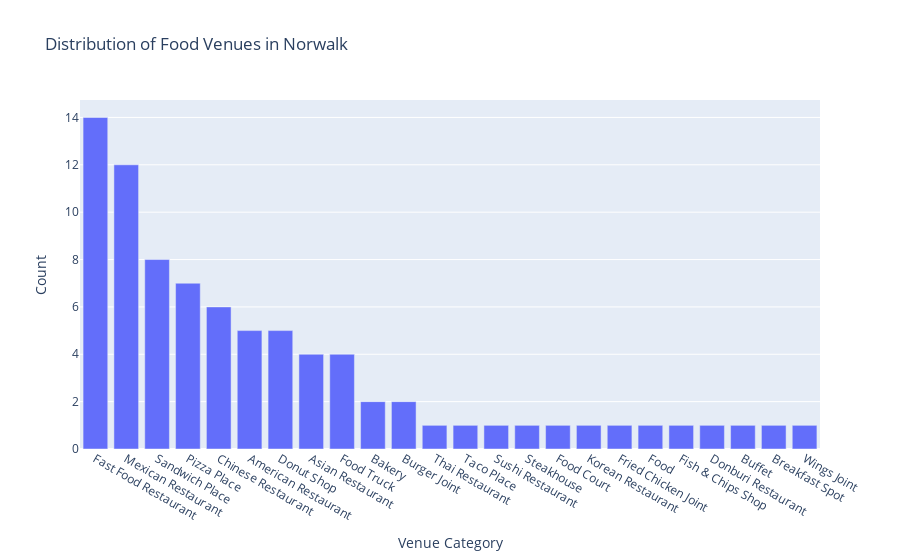

Source (notebook cell):
### Code cell
import plotly.express as px
fig = px.bar(df_sorted, x="Venue Category", y="Count", title='Distribution of Food Venues in Norwalk')
fig.show()

### Figure 1 — Plotly figure (JSON) as saved in the notebook; plotly's stock layout.template omitted (floating-point values rounded to 4 significant figures)
{"data": [{"alignmentgroup": "True", "hovertemplate": "Venue Category=%{x}<br>Count=%{y}<extra></extra>", "legendgroup": "", "marker": {"color": "#636efa"}, "name": "", "offsetgroup": "", "orientation": "v", "showlegend": false, "textposition": "auto", "type": "bar", "x": ["Fast Food Restaurant", "Mexican Restaurant", "Sandwich Place", "Pizza Place", "Chinese Restaurant", "American Restaurant", "Donut Shop", "Asian Restaurant", "Food Truck", "Bakery", "Burger Joint", "Thai Restaurant", "Taco Place", "Sushi Restaurant", "Steakhouse", "Food Court", "Korean Restaurant", "Fried Chicken Joint", "Food", "Fish & Chips Shop", "Donburi Restaurant", "Buffet", "Breakfast Spot", "Wings Joint"], "xaxis": "x", "y": [14, 12, 8, 7, 6, 5, 5, 4, 4, 2, 2, 1, 1, 1, 1, 1, 1, 1, 1, 1, 1, 1, 1, 1], "yaxis": "y"}], "layout": {"barmode": "relative", "legend": {"tracegroupgap": 0}, "title": {"text": "Distribution of Food Venues in Norwalk"}, "xaxis": {"anchor": "y", "domain": [0.0, 1.0], "title": {"text": "Venue Category"}}, "yaxis": {"anchor": "x", "domain": [0.0, 1.0], "title": {"text": "Count"}}}}
